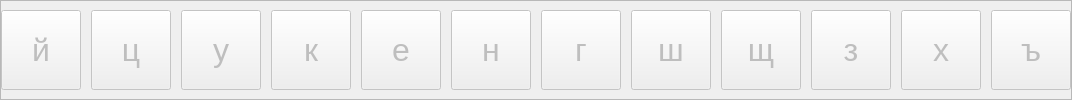
                      <widget class="QFrame" name="line_1">
                       <property name="sizePolicy">
                        <sizepolicy hsizetype="Preferred" vsizetype="Minimum">
                         <horstretch>0</horstretch>
                         <verstretch>0</verstretch>
                        </sizepolicy>
                       </property>
                       <property name="maximumSize">
                        <size>
                         <width>16777215</width>
                         <height>100</height>
                        </size>
                       </property>
                       <property name="frameShape">
                        <enum>QFrame::StyledPanel</enum>
                       </property>
                       <property name="frameShadow">
                        <enum>QFrame::Raised</enum>
                       </property>
                       <layout class="QHBoxLayout" name="horizontalLayout_10">
                        <property name="spacing">
                         <number>10</number>
                        </property>
                        <property name="leftMargin">
                         <number>0</number>
                        </property>
                        <property name="topMargin">
                         <number>5</number>
                        </property>
                        <property name="rightMargin">
                         <number>0</number>
                        </property>
                        <property name="bottomMargin">
                         <number>5</number>
                        </property>
                        <item>
                         <widget class="QPushButton" name="btn_q">
                          <property name="enabled">
                           <bool>false</bool>
                          </property>
                          <property name="minimumSize">
                           <size>
                            <width>80</width>
                            <height>80</height>
                           </size>
                          </property>
                          <property name="maximumSize">
                           <size>
                            <width>80</width>
                            <height>80</height>
                           </size>
                          </property>
                          <property name="font">
                           <font>
                            <pointsize>24</pointsize>
                           </font>
                          </property>
                          <property name="text">
                           <string>й</string>
                          </property>
                         </widget>
                        </item>
                        <item>
                         <widget class="QPushButton" name="btn_w">
                          <property name="enabled">
                           <bool>false</bool>
                          </property>
                          <property name="minimumSize">
                           <size>
                            <width>80</width>
                            <height>80</height>
                           </size>
                          </property>
                          <property name="maximumSize">
                           <size>
                            <width>80</width>
                            <height>80</height>
                           </size>
                          </property>
                          <property name="font">
                           <font>
                            <pointsize>24</pointsize>
                           </font>
                          </property>
                          <property name="text">
                           <string>ц</string>
                          </property>
                         </widget>
                        </item>
                        <item>
                         <widget class="QPushButton" name="btn_e">
                          <property name="enabled">
                           <bool>false</bool>
                          </property>
                          <property name="minimumSize">
                           <size>
                            <width>80</width>
                            <height>80</height>
                           </size>
                          </property>
                          <property name="maximumSize">
                           <size>
                            <width>80</width>
                            <height>80</height>
                           </size>
                          </property>
                          <property name="font">
                           <font>
                            <pointsize>24</pointsize>
                           </font>
                          </property>
                          <property name="text">
                           <string>у</string>
                          </property>
                         </widget>
                        </item>
                        <item>
                         <widget class="QPushButton" name="btn_r">
                          <property name="enabled">
                           <bool>false</bool>
                          </property>
                          <property name="minimumSize">
                           <size>
                            <width>80</width>
                            <height>80</height>
                           </size>
                          </property>
                          <property name="maximumSize">
                           <size>
                            <width>80</width>
                            <height>80</height>
                           </size>
                          </property>
                          <property name="font">
                           <font>
                            <pointsize>24</pointsize>
                           </font>
                          </property>
                          <property name="text">
                           <string>к</string>
                          </property>
                         </widget>
                        </item>
                        <item>
                         <widget class="QPushButton" name="btn_t">
                          <property name="enabled">
                           <bool>false</bool>
                          </property>
                          <property name="minimumSize">
                           <size>
                            <width>80</width>
                            <height>80</height>
                           </size>
                          </property>
                          <property name="maximumSize">
                           <size>
                            <width>80</width>
                            <height>80</height>
                           </size>
                          </property>
                          <property name="font">
                           <font>
                            <pointsize>24</pointsize>
                           </font>
                          </property>
                          <property name="text">
                           <string>е</string>
                          </property>
                         </widget>
                        </item>
                        <item>
                         <widget class="QPushButton" name="btn_y">
                          <property name="enabled">
                           <bool>false</bool>
                          </property>
                          <property name="minimumSize">
                           <size>
                            <width>80</width>
                            <height>80</height>
                           </size>
                          </property>
                          <property name="maximumSize">
                           <size>
                            <width>80</width>
                            <height>80</height>
                           </size>
                          </property>
                          <property name="font">
                           <font>
                            <pointsize>24</pointsize>
                           </font>
                          </property>
                          <property name="text">
                           <string>н</string>
                          </property>
                         </widget>
                        </item>
                        <item>
                         <widget class="QPushButton" name="btn_u">
                          <property name="enabled">
                           <bool>false</bool>
                          </property>
                          <property name="minimumSize">
                           <size>
                            <width>80</width>
                            <height>80</height>
                           </size>
                          </property>
                          <property name="maximumSize">
                           <size>
                            <width>80</width>
                            <height>80</height>
                           </size>
                          </property>
                          <property name="font">
                           <font>
                            <pointsize>24</pointsize>
                           </font>
                          </property>
                          <property name="text">
                           <string>г</string>
                          </property>
                         </widget>
                        </item>
                        <item>
                         <widget class="QPushButton" name="btn_i">
                          <property name="enabled">
                           <bool>false</bool>
                          </property>
                          <property name="minimumSize">
                           <size>
                            <width>80</width>
                            <height>80</height>
                           </size>
                          </property>
                          <property name="maximumSize">
                           <size>
                            <width>80</width>
                            <height>80</height>
                           </size>
                          </property>
                          <property name="font">
                           <font>
                            <pointsize>24</pointsize>
                           </font>
                          </property>
                          <property name="text">
                           <string>ш</string>
                          </property>
                         </widget>
                        </item>
                        <item>
                         <widget class="QPushButton" name="btn_o">
                          <property name="enabled">
                           <bool>false</bool>
                          </property>
                          <property name="minimumSize">
                           <size>
                            <width>80</width>
                            <height>80</height>
                           </size>
                          </property>
                          <property name="maximumSize">
                           <size>
                            <width>80</width>
                            <height>80</height>
                           </size>
                          </property>
                          <property name="font">
                           <font>
                            <pointsize>24</pointsize>
                           </font>
                          </property>
                          <property name="text">
                           <string>щ</string>
                          </property>
                         </widget>
                        </item>
                        <item>
                         <widget class="QPushButton" name="btn_p">
                          <property name="enabled">
                           <bool>false</bool>
                          </property>
                          <property name="minimumSize">
                           <size>
                            <width>80</width>
                            <height>80</height>
                           </size>
                          </property>
                          <property name="maximumSize">
                           <size>
                            <width>80</width>
                            <height>80</height>
                           </size>
                          </property>
                          <property name="font">
                           <font>
                            <pointsize>24</pointsize>
                           </font>
                          </property>
                          <property name="text">
                           <string>з</string>
                          </property>
                         </widget>
                        </item>
                        <item>
                         <widget class="QPushButton" name="btn_bracket_l">
                          <property name="enabled">
                           <bool>false</bool>
                          </property>
                          <property name="minimumSize">
                           <size>
                            <width>80</width>
                            <height>80</height>
                           </size>
                          </property>
                          <property name="maximumSize">
                           <size>
                            <width>80</width>
                            <height>80</height>
                           </size>
                          </property>
                          <property name="font">
                           <font>
                            <pointsize>24</pointsize>
                           </font>
                          </property>
                          <property name="text">
                           <string>х</string>
                          </property>
                         </widget>
                        </item>
                        <item>
                         <widget class="QPushButton" name="btn_bracket_r">
                          <property name="enabled">
                           <bool>false</bool>
                          </property>
                          <property name="minimumSize">
                           <size>
                            <width>80</width>
                            <height>80</height>
                           </size>
                          </property>
                          <property name="maximumSize">
                           <size>
                            <width>80</width>
                            <height>80</height>
                           </size>
                          </property>
                          <property name="font">
                           <font>
                            <pointsize>24</pointsize>
                           </font>
                          </property>
                          <property name="text">
                           <string>ъ</string>
                          </property>
                         </widget>
                        </item>
                       </layout>
                      </widget>
